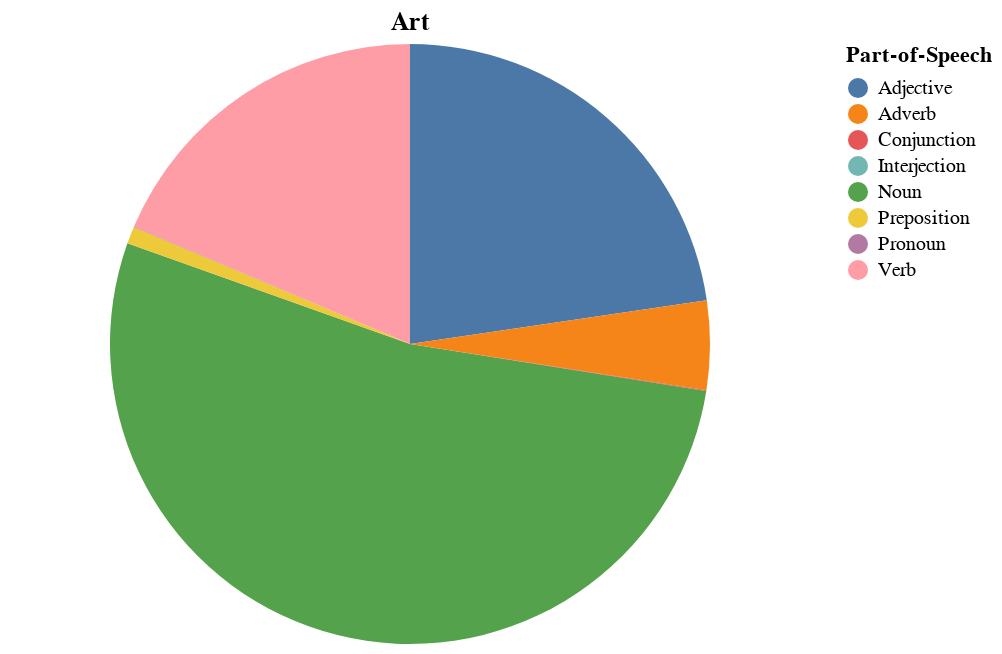
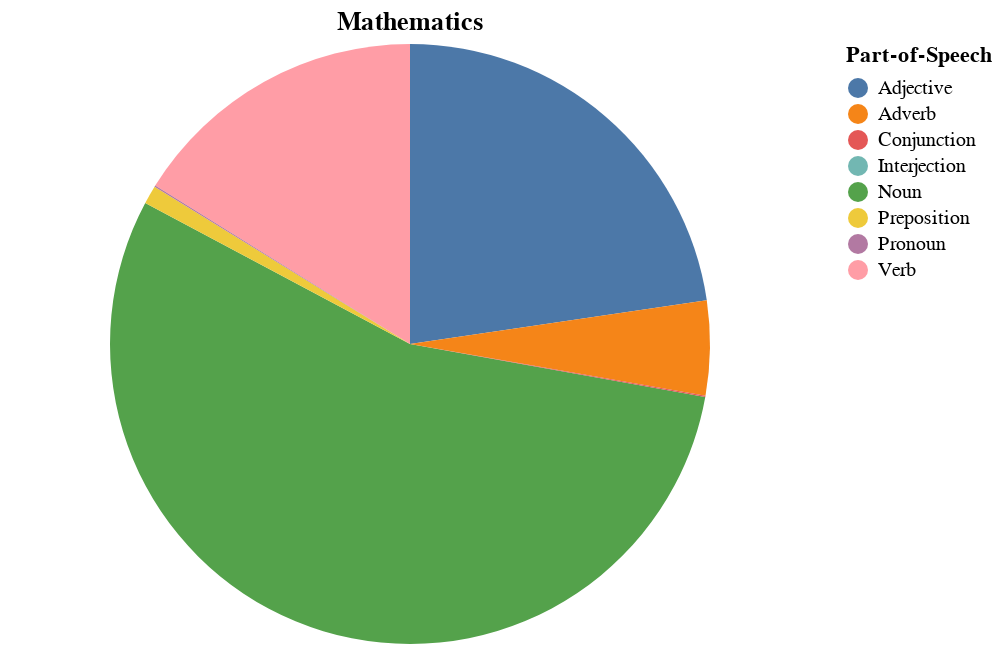

Source (notebook cell) for these figures, in order:
### Code cell
for cat in categories:
    if cat not in ["Art", "Mathematics"]:
        continue
    data = pd.DataFrame({
        "Part-of-Speech": pos_tags,
        "ratio": [
            pos_df.loc[pos_df["Category"] == cat][pos_tag]
            for pos_tag in pos_tags
        ]
    })
    alt.Chart(data).mark_arc().encode(
        theta=alt.Theta(field="ratio", type="quantitative"),
        color=alt.Color(field="Part-of-Speech", type="nominal"),
    ).properties(
        title=cat
    ).display()

### Figure 1 — Vega-Lite specification as saved in the notebook (floating-point values rounded to 4 significant figures)
{"config": {"view": {"continuousWidth": 400, "continuousHeight": 300}}, "data": {"name": "data-2e72170461b0e6b1f25cf0857933f399"}, "mark": "arc", "encoding": {"color": {"field": "Part-of-Speech", "type": "nominal"}, "theta": {"field": "ratio", "type": "quantitative"}}, "title": "Art", "$schema": "https://vega.github.io/schema/vega-lite/v4.17.0.json", "datasets": {"data-2e72170461b0e6b1f25cf0857933f399": [{"Part-of-Speech": "Noun", "ratio": "0.5571"}, {"Part-of-Speech": "Adjective", "ratio": "0.2385"}, {"Part-of-Speech": "Verb", "ratio": "0.1957"}, {"Part-of-Speech": "Adverb", "ratio": "0.0504"}, {"Part-of-Speech": "Preposition", "ratio": "0.0098"}, {"Part-of-Speech": "Conjunction", "ratio": "0.0005"}, {"Part-of-Speech": "Pronoun", "ratio": "0.0002"}, {"Part-of-Speech": "Interjection", "ratio": "0.0000"}]}}

### Figure 2 — Vega-Lite specification as saved in the notebook (floating-point values rounded to 4 significant figures)
{"config": {"view": {"continuousWidth": 400, "continuousHeight": 300}}, "data": {"name": "data-8de9c1f19cd0470959f1e6513d620280"}, "mark": "arc", "encoding": {"color": {"field": "Part-of-Speech", "type": "nominal"}, "theta": {"field": "ratio", "type": "quantitative"}}, "title": "Mathematics", "$schema": "https://vega.github.io/schema/vega-lite/v4.17.0.json", "datasets": {"data-8de9c1f19cd0470959f1e6513d620280": [{"Part-of-Speech": "Noun", "ratio": "0.5708"}, {"Part-of-Speech": "Adjective", "ratio": "0.2354"}, {"Part-of-Speech": "Verb", "ratio": "0.1677"}, {"Part-of-Speech": "Adverb", "ratio": "0.0529"}, {"Part-of-Speech": "Preposition", "ratio": "0.0103"}, {"Part-of-Speech": "Conjunction", "ratio": "0.0007"}, {"Part-of-Speech": "Pronoun", "ratio": "0.0007"}, {"Part-of-Speech": "Interjection", "ratio": "0.0000"}]}}
